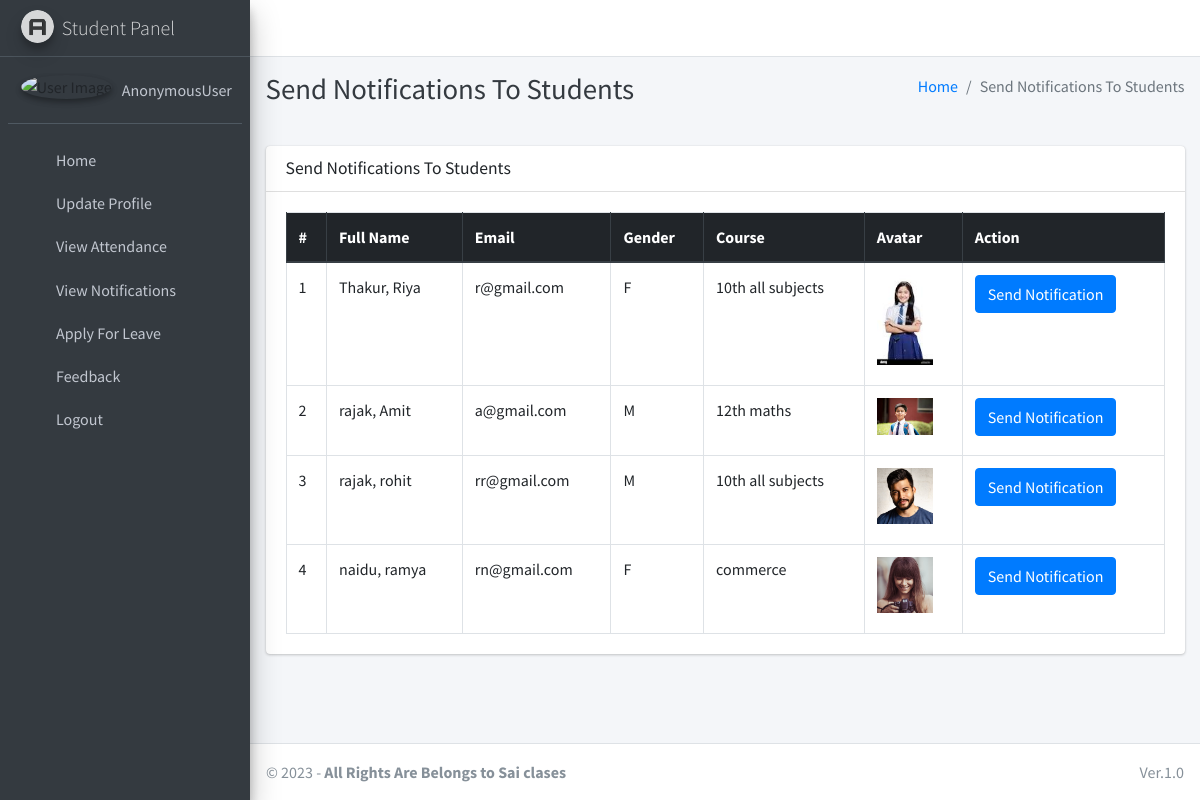
/admin_notify_student, run on the app's committed database.
### main_app/models.py (models this page shows, shortened)
class CustomUser(AbstractUser):
    USER_TYPE = ((1, "HOD"), (2, "Staff"), (3, "Student"))
    GENDER = [("M", "Male"), ("F", "Female")]
    username = None  # Removed username, using email instead
    email = models.EmailField(unique=True)
    user_type = models.CharField(default=1, choices=USER_TYPE, max_length=1)
    gender = models.CharField(max_length=1, choices=GENDER)
    profile_pic = models.ImageField()
    address = models.TextField()
    fcm_token = models.TextField(default="")  # For firebase notifications
    created_at = models.DateTimeField(auto_now_add=True)
    updated_at = models.DateTimeField(auto_now=True)
    USERNAME_FIELD = "email"
    REQUIRED_FIELDS = []
    objects = CustomUserManager()

class Student(models.Model):
    admin = models.OneToOneField(CustomUser, on_delete=models.CASCADE)
    course = models.ForeignKey(Course, on_delete=models.DO_NOTHING, null=True, blank=False)
    session = models.ForeignKey(Session, on_delete=models.DO_NOTHING, null=True)

class Course(models.Model):
    name = models.CharField(max_length=120)
    created_at = models.DateTimeField(auto_now_add=True)
    updated_at = models.DateTimeField(auto_now=True)

### main_app/hod_views.py (the view)
# urls.py: path("admin_notify_student", hod_views.admin_notify_student,
def admin_notify_student(request):
    student = CustomUser.objects.filter(user_type=3)
    context = {
        'page_title': "Send Notifications To Students",
        'students': student
    }
    return render(request, "hod_template/student_notification.html", context)

### main_app/templates/hod_template/student_notification.html (shortened to what this page needs)
{% extends 'main_app/base.html' %}
{% load static %}
{% block page_title %}{{page_title}}{% endblock page_title %}
{% block content %}
<section class="content">
    <div class="container-fluid">
        <div class="row">
            <div class="col-md-12">
                <div class="card">
                    <div class="card-header">
                        <h3 class="card-title">{{page_title}}</h3>
                    </div>
                    <div class="card-body">
                        <table id="example2" class="table table-bordered table-hover">
                            <thead class="thead-dark">
                                <tr>
                                    <th>#</th>
                                    <th>Full Name</th>
                                    <th>Email</th>
                                    <th>Gender</th>
                                    <th>Course</th>
                                    <th>Avatar</th>
                                    <th>Action</th>
                                </tr>
                            </thead>
                            <tbody>
                                {% for student in students %}
                                <tr>
                                    <td>{{ forloop.counter }}</td>
                                    <td>{{student.last_name}}, {{student.first_name}}</td>
                                    <td>{{student.email}}</td>
                                    <td>{{student.gender}}</td>
                                    <td>{{student.student.course.name}}</td>
                                    <td>
                                        {% if student.profile_pic == ""  %}
                                        No Image
                                        {% else %}
                                        <img class="img img-fluid mb-2" height="56" width="56"
                                            src="{{student.profile_pic}}" alt="">
                                        {% endif %}
                                    </td>
                                    <td><button data-toggle = "modal" data-target = "#myModal"class="btn btn-primary show_notification" value="{{student.id}}">Send Notification</button>
                                    </td>
                                </tr>
                                {% endfor %}
                            </tbody>
                        </table>
                    </div>
                </div>
            </div>
        </div>
    </div>
</section>
{% endblock content %}

### data on the page
CustomUser: last_name "Thakur", first_name "Riya", email "r@gmail.com", gender "F", student.course.name "10th all subjects", profile_pic (picture)
CustomUser: last_name "rajak", first_name "Amit", email "a@gmail.com", gender "M", student.course.name "12th maths", profile_pic (picture)
CustomUser: last_name "rajak", first_name "rohit", email "rr@gmail.com", gender "M", student.course.name "10th all subjects", profile_pic (picture)
CustomUser: last_name "naidu", first_name "ramya", email "rn@gmail.com", gender "F", student.course.name "commerce", profile_pic (picture)

### other printed values
{{ user }} "AnonymousUser"
{{ page_title }} "Send Notifications To Students"
